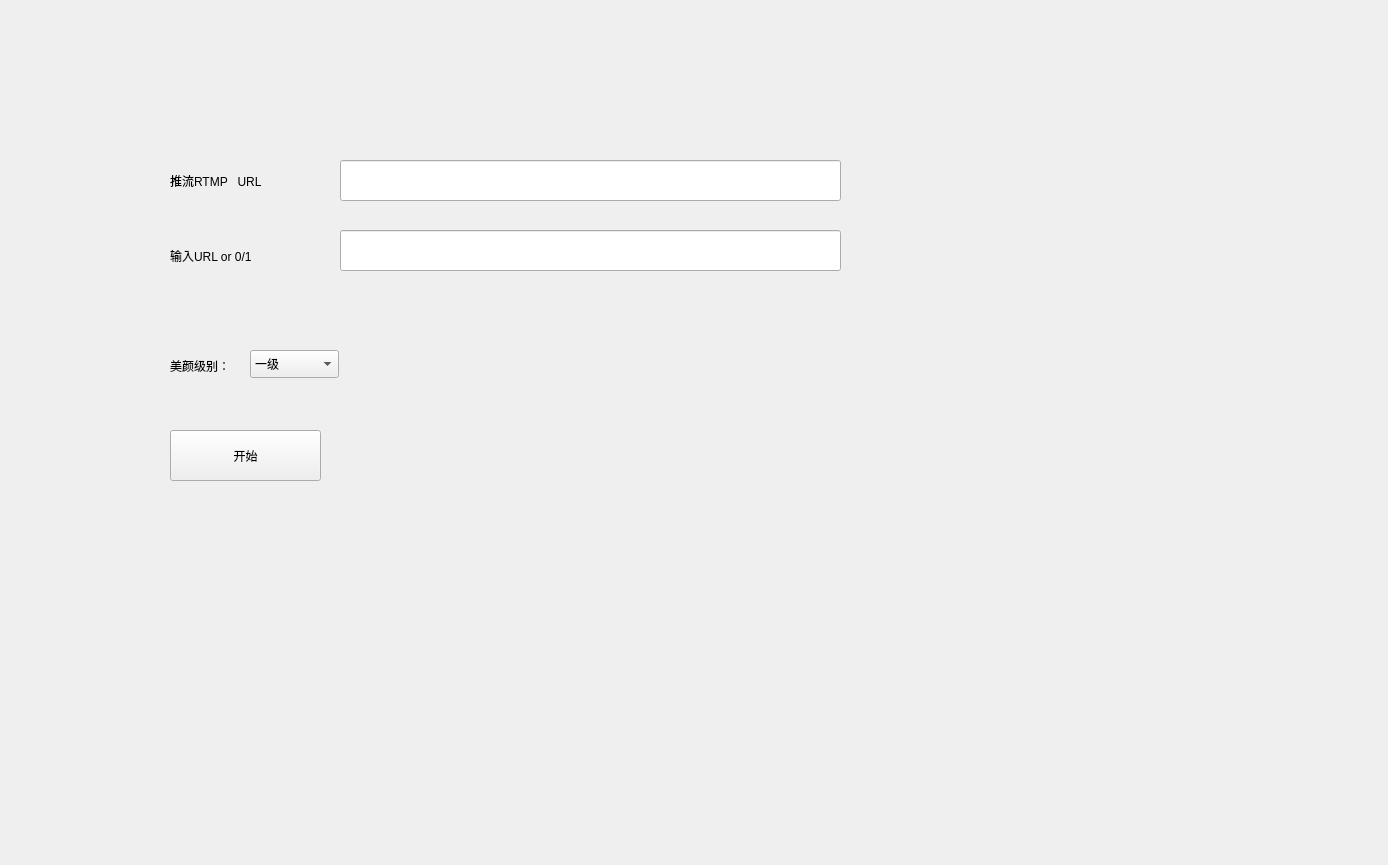
<?xml version="1.0" encoding="UTF-8"?>
<ui version="4.0">
 <class>XRtmpStreamerClass</class>
 <widget class="QWidget" name="XRtmpStreamerClass">
  <property name="geometry">
   <rect>
    <x>0</x>
    <y>0</y>
    <width>1388</width>
    <height>865</height>
   </rect>
  </property>
  <property name="windowTitle">
   <string>XRtmpStreamer</string>
  </property>
  <widget class="QLabel" name="label">
   <property name="geometry">
    <rect>
     <x>170</x>
     <y>160</y>
     <width>131</width>
     <height>41</height>
    </rect>
   </property>
   <property name="text">
    <string>推流RTMP   URL</string>
   </property>
  </widget>
  <widget class="QLabel" name="label_2">
   <property name="geometry">
    <rect>
     <x>170</x>
     <y>240</y>
     <width>121</width>
     <height>31</height>
    </rect>
   </property>
   <property name="text">
    <string>输入URL or 0/1</string>
   </property>
  </widget>
  <widget class="QPushButton" name="btnStart">
   <property name="geometry">
    <rect>
     <x>170</x>
     <y>430</y>
     <width>151</width>
     <height>51</height>
    </rect>
   </property>
   <property name="text">
    <string>开始</string>
   </property>
  </widget>
  <widget class="QLabel" name="label_3">
   <property name="geometry">
    <rect>
     <x>170</x>
     <y>350</y>
     <width>71</width>
     <height>31</height>
    </rect>
   </property>
   <property name="text">
    <string>美颜级别：</string>
   </property>
  </widget>
  <widget class="QComboBox" name="cbLevel">
   <property name="geometry">
    <rect>
     <x>250</x>
     <y>350</y>
     <width>89</width>
     <height>28</height>
    </rect>
   </property>
   <item>
    <property name="text">
     <string>一级</string>
    </property>
   </item>
   <item>
    <property name="text">
     <string>二级</string>
    </property>
   </item>
   <item>
    <property name="text">
     <string>三级</string>
    </property>
   </item>
  </widget>
  <widget class="QLineEdit" name="inUrl">
   <property name="geometry">
    <rect>
     <x>340</x>
     <y>230</y>
     <width>501</width>
     <height>41</height>
    </rect>
   </property>
  </widget>
  <widget class="QLineEdit" name="rtmpUrl">
   <property name="geometry">
    <rect>
     <x>340</x>
     <y>160</y>
     <width>501</width>
     <height>41</height>
    </rect>
   </property>
  </widget>
 </widget>
 <layoutdefault spacing="6" margin="11"/>
 <resources>
  <include location="XRtmpStreamer.qrc"/>
 </resources>
 <connections/>
</ui>
